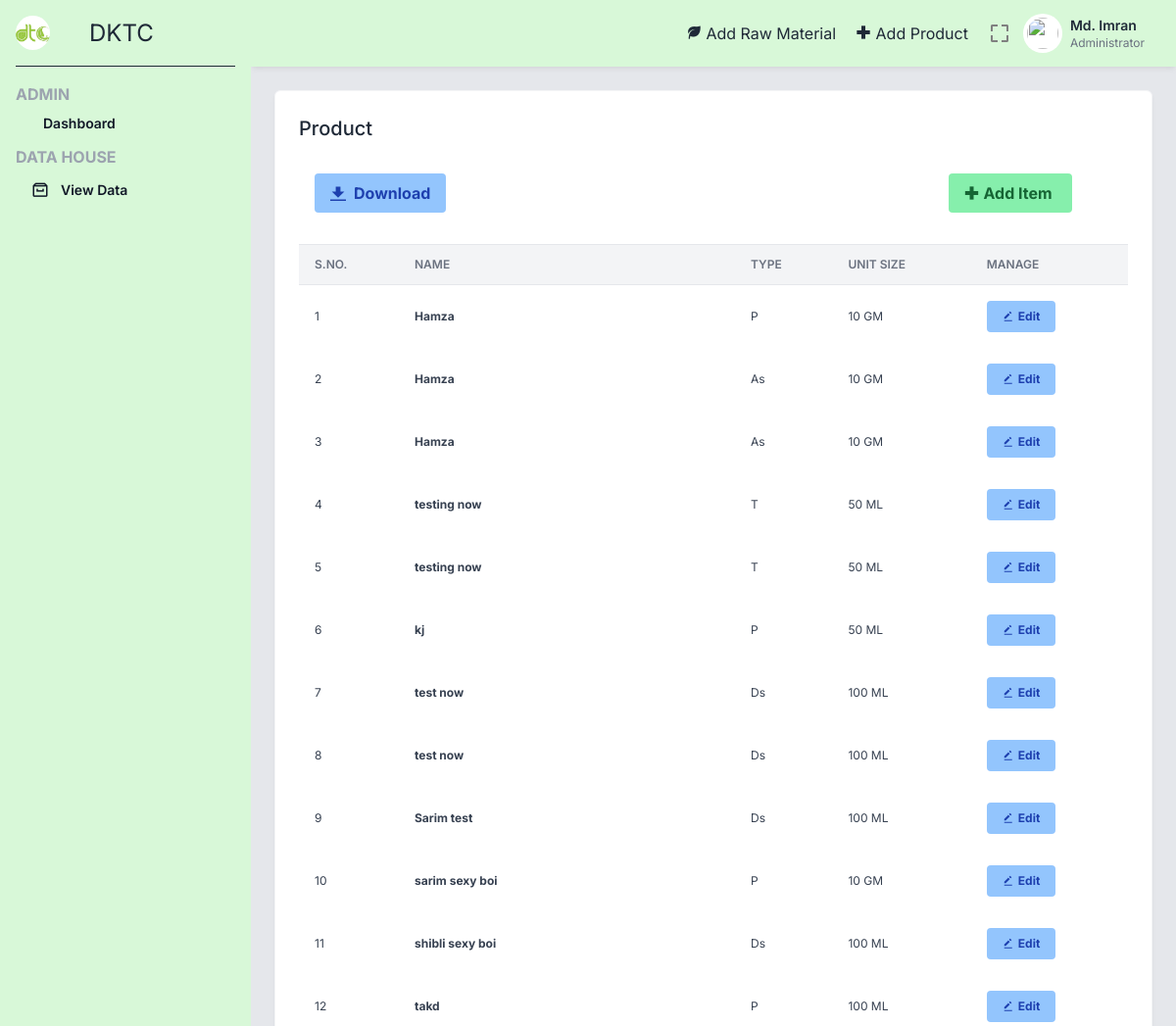
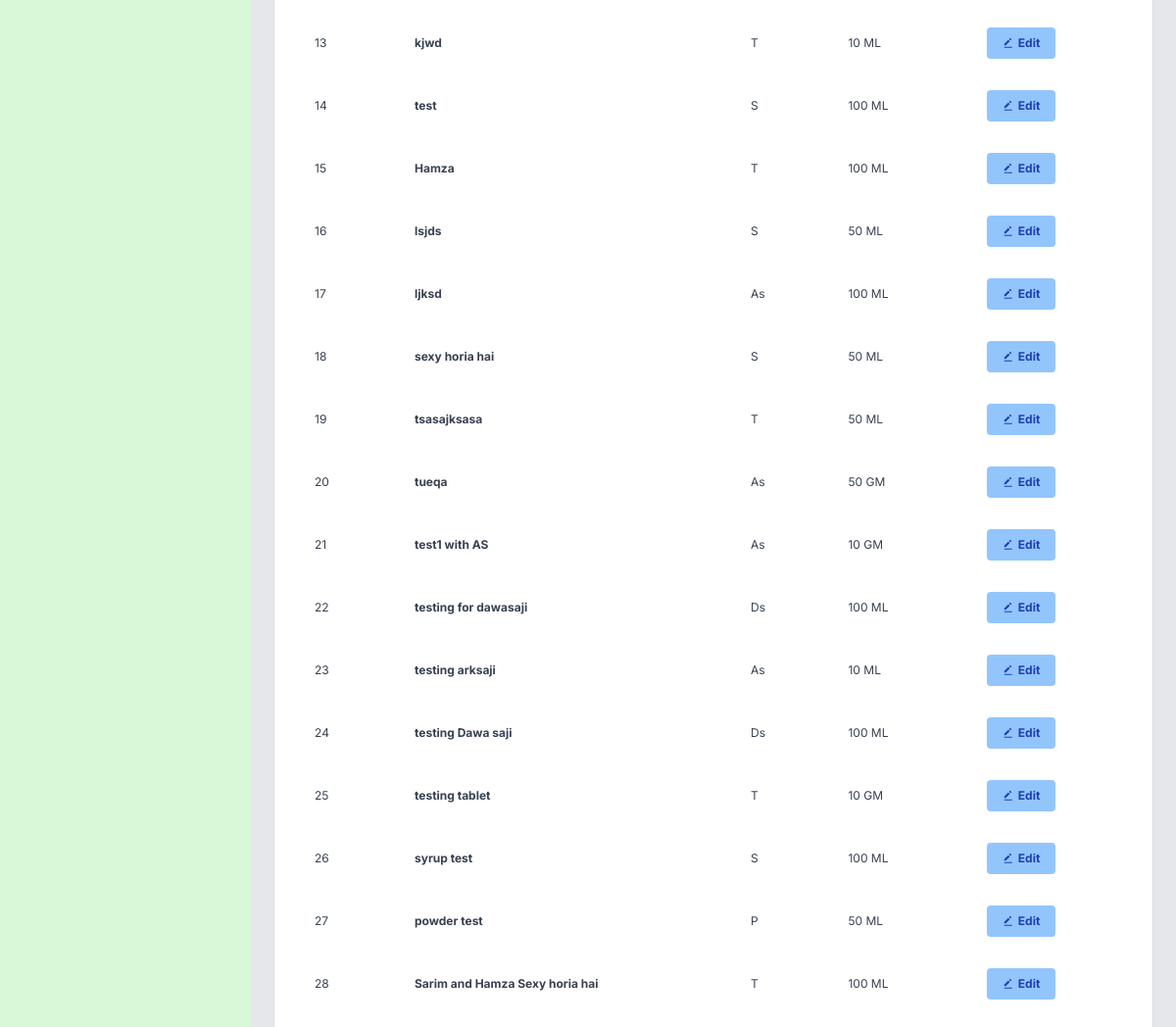
Page /product.php (signed in) on the committed database (2 pictures, top to bottom).
### tables this page shows
CREATE TABLE `product` (
  `_id` int(5) NOT NULL,
  `name` varchar(100) NOT NULL,
  `type` varchar(2) NOT NULL,
  `sizes` varchar(10) NOT NULL
);

### product.php (the view, shortened to what this page needs)
<?php include 'includes/_topbar.php' ?>
<div class="p-6">
    <div class="grid grid-cols-1 lg:grid-cols-3 gap-6 mb-6">
        <div class="bg-white border border-gray-100 shadow-md shadow-black/5 p-6 rounded-md lg:col-span-3">
            <div class="flex justify-between mb-4 items-start">
                <div class="font-medium">
                    <h2 class="text-xl">
                        Product
                    </h2>
                </div>
            </div>
            <div class="grid grid-cols-1 md:grid-cols-2 lg:grid-cols-4 gap-4 mb-4">
                <div class=" p-4">
                    <button class="bg-blue-300 hover:bg-blue-400 text-blue-800 font-bold py-2 px-4 rounded inline-flex items-center">
                        <svg class="fill-current w-4 h-4 mr-2" xmlns="http://www.w3.org/2000/svg" viewBox="0 0 20 20">
                            <path d="M13 8V2H7v6H2l8 8 8-8h-5zM0 18h20v2H0v-2z" />
                        </svg>
                        <span>Download</span>
                    </button>
                </div>
                <div class=" p-4 col-start-4">
                    <a href="addProd.php">
                        <button class="bg-green-300 hover:bg-green-400 text-green-800 font-bold py-2 px-4 rounded inline-flex items-center">
                            <i class='bx bx-plus-medical'></i>
                            <span class="mx-1">Add Item</span>
                        </button>
                    </a>
                </div>
            </div>
            <div>
                <div style="overflow:auto">
                    <table class="items-center w-full bg-transparent border-collapse">
                        <thead>
                            <tr>
                                <th class="px-4 bg-gray-100 dark:bg-gray-600 text-gray-500 dark:text-gray-100 align-middle border border-solid border-gray-200 dark:border-gray-500 py-3 text-xs uppercase border-l-0 border-r-0 whitespace-nowrap font-semibold text-left">S.No.</th>
                                <th class="px-4 bg-gray-100 dark:bg-gray-600 text-gray-500 dark:text-gray-100 align-middle border border-solid border-gray-200 dark:border-gray-500 py-3 text-xs uppercase border-l-0 border-r-0 whitespace-nowrap font-semibold text-left">Name</th>
                                <th class="px-4 bg-gray-100 dark:bg-gray-600 text-gray-500 dark:text-gray-100 align-middle border border-solid border-gray-200 dark:border-gray-500 py-3 text-xs uppercase border-l-0 border-r-0 whitespace-nowrap font-semibold text-left min-w-140-px">Type</th>
                                <th class="px-4 bg-gray-100 dark:bg-gray-600 text-gray-500 dark:text-gray-100 align-middle border border-solid border-gray-200 dark:border-gray-500 py-3 text-xs uppercase border-l-0 border-r-0 whitespace-nowrap font-semibold text-left min-w-140-px">Unit Size</th>
                                <th class="px-4 bg-gray-100 dark:bg-gray-600 text-gray-500 dark:text-gray-100 align-middle border border-solid border-gray-200 dark:border-gray-500 py-3 text-xs uppercase border-l-0 border-r-0 whitespace-nowrap font-semibold text-left min-w-140-px">Manage</th>
                            </tr>
                        </thead>
                        <tbody>
                        <?php
                        $sql = "SELECT * FROM `product`";
                        $result = mysqli_query($conn, $sql);
                        $sno = 0;
                        while ($row = mysqli_fetch_assoc($result)) {
                            $idRM = $row['_id'];
                            $sno += 1;
                            echo "<tr class='text-gray-700 dark:text-gray-100'>
                                <td class='border-t-0 px-4 align-middle border-l-0 border-r-0 text-xs whitespace-nowrap p-4'>" . $sno . "</td>
                                <th class='border-t-0 px-4 align-middle border-l-0 border-r-0 text-xs whitespace-nowrap p-4 text-left'>" . $row['name'] . "</th>
                                <td class='border-t-0 px-4 align-middle border-l-0 border-r-0 text-xs whitespace-nowrap p-4'>
                                    " . $row['type'] . "
                                </td>
                                <td class='border-t-0 px-4 align-middle border-l-0 border-r-0 text-xs whitespace-nowrap p-4'>
                                    " . $row['sizes'] . "
                                </td>
                                <td class='border-t-0 px-4 align-middle border-l-0 border-r-0 text-xs whitespace-nowrap p-4'>
                                    <a href='editProd.php?id=" . $idRM . "'>
                                        <button id=" . $row['_id'] . " class='edit bg-blue-300 hover:bg-blue-400 text-blue-800 font-bold py-2 px-4 rounded inline-flex items-center'>
                                            <i class='bx bxs-edit-alt'></i>
                                            <span class='ml-1'>Edit</span>
                                        </button>
                                    </a>
                                </td>
                            </tr>";
                        }
                    ?>
                        </tbody>
                    </table>
                </div>
            </div>
        </div>
    </div>
</div>
<?php include 'includes/_bottombar.php' ?>

### includes/_topbar.php (style rules this page uses)
html { line-height: 1.5; -webkit-text-size-adjust: 100%; -moz-tab-size: 4; -o-tab-size: 4; tab-size: 4; font-family: ui-sans-serif, system-ui, -apple-system, BlinkMacSystemFont, "Segoe UI", Roboto, "Helvetica Neue", Arial, "Noto Sans", sans-serif, "Apple Color Emoji", "Segoe UI Emoji", "Segoe UI Symbol", "Noto Color Emoji"; font-feature-settings: normal; font-variation-settings: normal; }
body { margin: 0; line-height: inherit; }
h1, h2, h3, h4, h5, h6 { font-size: inherit; font-weight: inherit; }
a { color: inherit; text-decoration: inherit; }
table { text-indent: 0; border-color: inherit; border-collapse: collapse; }
button, input, optgroup, select, textarea { font-family: inherit; font-feature-settings: inherit; font-variation-settings: inherit; font-size: 100%; font-weight: inherit; line-height: inherit; color: inherit; margin: 0; padding: 0; }
button, select { text-transform: none; }
button, [type='button'], [type='reset'], [type='submit'] { -webkit-appearance: button; background-color: transparent; background-image: none; }
blockquote, dl, dd, h1, h2, h3, h4, h5, h6, hr, figure, p, pre { margin: 0; }
button, [role="button"] { cursor: pointer; }
img, svg, video, canvas, audio, iframe, embed, object { display: block; vertical-align: middle; }
.mb-4 { margin-bottom: 1rem; }
.mb-6 { margin-bottom: 1.5rem; }
.ml-1 { margin-left: 0.25rem; }
.mr-2 { margin-right: 0.5rem; }
.flex { display: flex; }
.grid { display: grid; }
.h-4 { height: 1rem; }
.w-full { width: 100%; }
.grid-cols-1 { grid-template-columns: repeat(1, minmax(0, 1fr)); }
.items-start { align-items: flex-start; }
.items-center { align-items: center; }
.justify-between { justify-content: space-between; }
.gap-4 { gap: 1rem; }
.gap-6 { gap: 1.5rem; }
.rounded { border-radius: 0.25rem; }
.rounded-md { border-radius: 0.375rem; }
.border { border-width: 1px; }
.border-gray-100 { --tw-border-opacity: 1; border-color: rgb(243 244 246 / var(--tw-border-opacity)); }
.border-gray-200 { --tw-border-opacity: 1; border-color: rgb(229 231 235 / var(--tw-border-opacity)); }
.bg-gray-100 { --tw-bg-opacity: 1; background-color: rgb(243 244 246 / var(--tw-bg-opacity)); }
.bg-white { --tw-bg-opacity: 1; background-color: rgb(255 255 255 / var(--tw-bg-opacity)); }
.p-4 { padding: 1rem; }
.p-6 { padding: 1.5rem; }
.px-4 { padding-left: 1rem; padding-right: 1rem; }
.py-2 { padding-top: 0.5rem; padding-bottom: 0.5rem; }
.text-left { text-align: left; }
.align-middle { vertical-align: middle; }
.font-inter { font-family: 'Inter', sans-serif; }
.text-xl { font-size: 1.25rem; line-height: 1.75rem; }
.font-bold { font-weight: 700; }
.font-medium { font-weight: 500; }
.font-semibold { font-weight: 600; }
.uppercase { text-transform: uppercase; }
.text-gray-800 { --tw-text-opacity: 1; color: rgb(31 41 55 / var(--tw-text-opacity)); }
.shadow-md { --tw-shadow: 0 4px 6px -1px rgb(0 0 0 / 0.1), 0 2px 4px -2px rgb(0 0 0 / 0.1); --tw-shadow-colored: 0 4px 6px -1px var(--tw-shadow-color), 0 2px 4px -2px var(--tw-shadow-color); box-shadow: var(--tw-ring-offset-shadow, 0 0 #0000), var(--tw-ring-shadow, 0 0 #0000), var(--tw-shadow); }
.shadow-black\/5 { --tw-shadow-color: rgb(0 0 0 / 0.05); --tw-shadow: var(--tw-shadow-colored); }
@media (min-width: 768px) { .md\:grid-cols-2 { grid-template-columns: repeat(2, minmax(0, 1fr)); } }
@media (min-width: 1024px) { .lg\:grid-cols-3 { grid-template-columns: repeat(3, minmax(0, 1fr)); } }

### rows in the picture
product: name "Hamza", type "P", sizes "10 GM"
product: name "Hamza", type "As", sizes "10 GM"
product: name "Hamza", type "As", sizes "10 GM"
product: name "testing now", type "T", sizes "50 ML"
product: name "testing now", type "T", sizes "50 ML"
product: name "kj", type "P", sizes "50 ML"
product: name "test now", type "Ds", sizes "100 ML"
product: name "test now", type "Ds", sizes "100 ML"
product: name "Sarim test", type "Ds", sizes "100 ML"
product: name "sarim sexy boi", type "P", sizes "10 GM"
product: name "shibli sexy boi", type "Ds", sizes "100 ML"
product: name "takd", type "P", sizes "100 ML"
product: name "kjwd", type "T", sizes "10 ML"
product: name "test", type "S", sizes "100 ML"
product: name "Hamza", type "T", sizes "100 ML"
product: name "lsjds", type "S", sizes "50 ML"
product: name "ljksd", type "As", sizes "100 ML"
product: name "sexy horia hai", type "S", sizes "50 ML"
product: name "tsasajksasa", type "T", sizes "50 ML"
product: name "tueqa", type "As", sizes "50 GM"
product: name "test1 with AS", type "As", sizes "10 GM"
product: name "testing for dawasaji", type "Ds", sizes "100 ML"
product: name "testing arksaji", type "As", sizes "10 ML"
product: name "testing Dawa saji", type "Ds", sizes "100 ML"
product: name "testing tablet", type "T", sizes "10 GM"
product: name "syrup test", type "S", sizes "100 ML"
product: name "powder test", type "P", sizes "50 ML"
product: name "Sarim and Hamza Sexy horia hai", type "T", sizes "100 ML"
